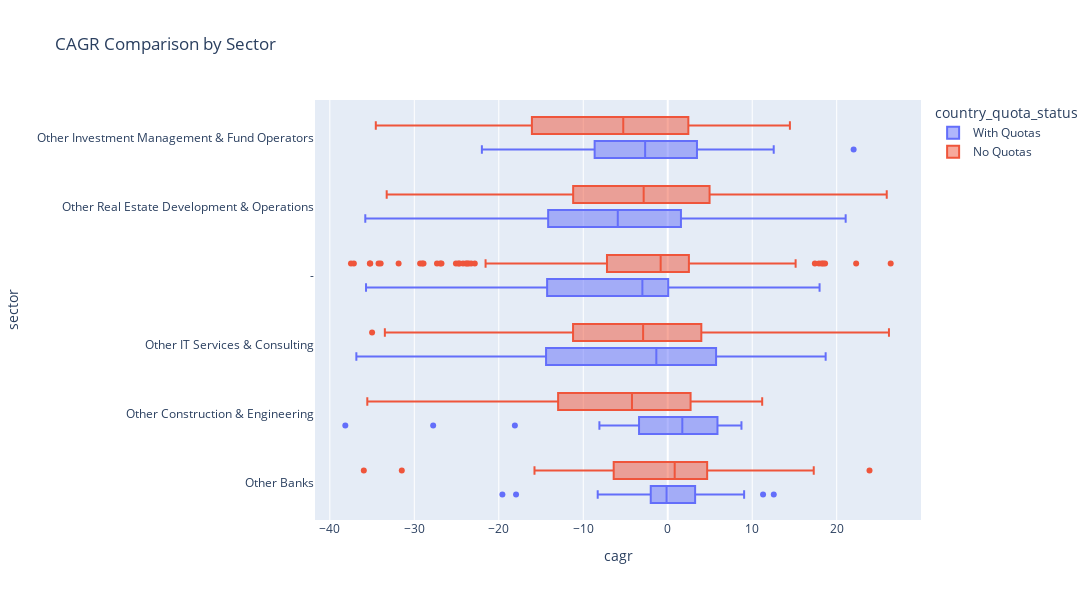

Here is the notebook cell this chart was saved with:
### Code cell
import plotly.express as px

fig = px.box(combined_df, 
             x='cagr',       
             y='sector',    
             color='country_quota_status',
             title='CAGR Comparison by Sector',
             orientation='h') 

fig.update_layout(height=len(combined_df['sector'].unique()) * 50 + 200)


fig.update_layout(
    width=1300,
    height=600
)


pio.write_image(
    fig,
    'plot_box_sectors.png',
    scale=7, 
    width=1300, 
    height=600 
)


fig.show()

### Figure 1 — Plotly figure (JSON) as saved in the notebook; plotly's stock layout.template omitted (floating-point values rounded to 4 significant figures; data arrays with more than 128 entries replaced by an {"elided": "..."} marker saying what was removed)
{"data": [{"alignmentgroup": "True", "hovertemplate": "country_quota_status=With Quotas<br>cagr=%{x}<br>sector=%{y}<extra></extra>", "legendgroup": "With Quotas", "marker": {"color": "#636efa"}, "name": "With Quotas", "notched": false, "offsetgroup": "With Quotas", "orientation": "h", "showlegend": true, "type": "box", "x": {"elided": "296 float values"}, "x0": " ", "xaxis": "x", "y": {"elided": "296 str values"}, "y0": " ", "yaxis": "y"}, {"alignmentgroup": "True", "hovertemplate": "country_quota_status=No Quotas<br>cagr=%{x}<br>sector=%{y}<extra></extra>", "legendgroup": "No Quotas", "marker": {"color": "#EF553B"}, "name": "No Quotas", "notched": false, "offsetgroup": "No Quotas", "orientation": "h", "showlegend": true, "type": "box", "x": {"elided": "655 float values"}, "x0": " ", "xaxis": "x", "y": {"elided": "655 str values"}, "y0": " ", "yaxis": "y"}], "layout": {"boxmode": "group", "height": 600, "legend": {"title": {"text": "country_quota_status"}, "tracegroupgap": 0}, "title": {"text": "CAGR Comparison by Sector"}, "width": 1300, "xaxis": {"anchor": "y", "domain": [0, 1], "title": {"text": "cagr"}}, "yaxis": {"anchor": "x", "domain": [0, 1], "title": {"text": "sector"}}}}
